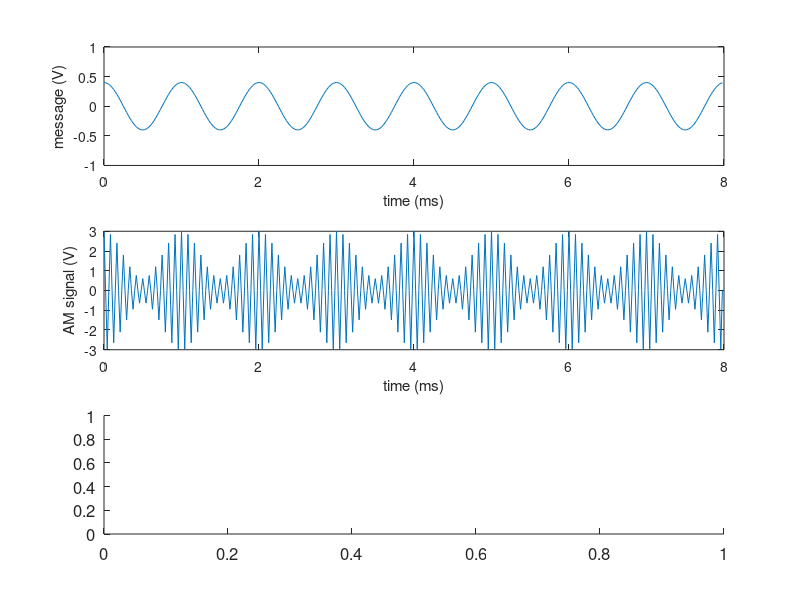

Reproduce this figure in MATLAB. (Note: this script raises an error after producing the figure.)
%//////////////////////////////////////////////////////////////////////
%/ Welch, Wright, & Morrow, 
%/ Real-time Digital Signal Processing, 2005
%/
%/ This m-file is used to generate a figure that is used in the 
%/ AM generation chapter of our DSP text.
%/
%/ The figure has 3 subplots,
%/
%/ 1 - message signal (time domain)
%/ 2 - AM signal (time domain)
%/ 3 - PSD estimate of the AM signal
%/
%//////////////////////////////////////////////////////////////////////

% Simulation inputs
Fs = 48000;         % sample frequency
Fmsg = 1000;        % message frequency
Amsg = 0.4;         % message amplitude
bias = 0.6;         % bias (offset)
Fc = 12000;         % carrier frequency
Ac = 3;             % carrier amplitude
duration = 0.008;   % duration of the signal in seconds
Nfft = 2048;        % number of points used in each block of the PSD 
                    % estimation program
myFontSize = 12;    % font size for the plot labels

% Calculated terms
NumberOfPoints = round(duration*Fs);
t = (0:(NumberOfPoints - 1))/Fs;            % establish the time vector
message = Amsg*cos(2*pi*Fmsg*t);            % create the message signal
carrier = cos(2*pi*Fc*t);                   % create the carrier signal
AM_msg = Ac*(bias + message).*carrier;      % create the AM waveform

%Simulation outputs
subplot(3,1,1)
set(gca, 'FontSize', myFontSize)
plot(t*1000, message)
xlabel('time (ms)')
ylabel('message (V)')
axis([0 8 -1 1])

subplot(3,1,2)
set(gca, 'FontSize', myFontSize)
plot(t*1000,AM_msg)
xlabel('time (ms)')
ylabel('AM signal (V)')

subplot(3,1,3)
set(gca, 'FontSize', myFontSize)
[Pam, frequency] = psd(AM_msg, Nfft, Fs, blackmanharris(Nfft));
plot(frequency/1000, 10*log10(Pam))
xlabel('frequency (kHz)')
ylabel('spectrum (dB)')
set(gca,'XTick', [0 4 8 12 16 20 24])
set(gca,'XTickLabel', [0 4 8 12 16 20 24]')
axis([0 24 -50 0])

% print -deps2 AM_SignalPlot
